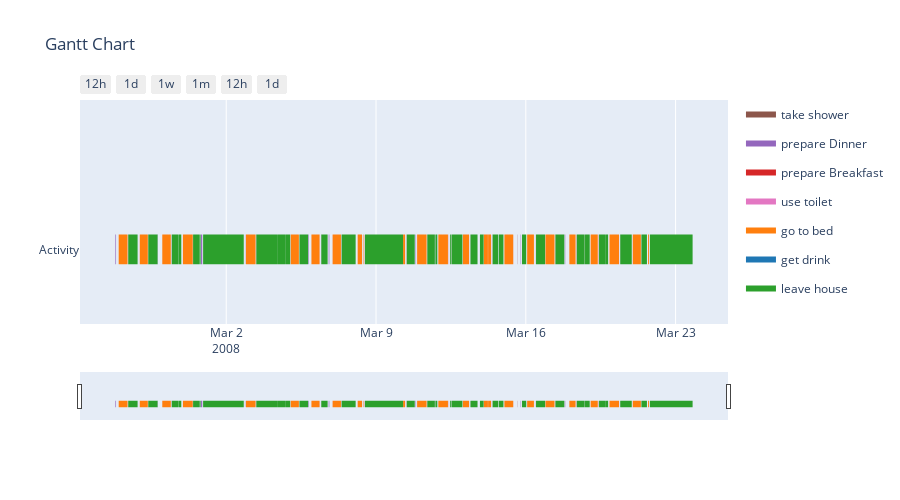

Here is the notebook cell this chart was saved with:
### Markdown cell above
# Activities

There are 7 activities present in the dataset. The following plot shows the data recorded over one month.

### Code cell
from pyadlml.dataset.plotly.activities import gantt
gantt(data.df_activities).show()
#gantt(add_idle(data.df_activities)).show()
